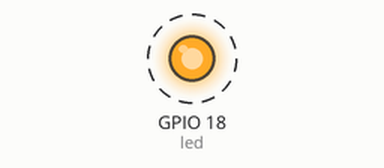
Bench run of a program on a simulated Raspberry Pi (BCM pin numbers). Shown: output pins drawn as LEDs (lit = HIGH). Dashed ring = blinking.

Above: at 0.12 s.
Timing chart, 0 to 3.0 s (numbered marks = the images above):
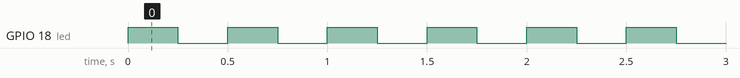

The program:

Task_5_1P_217330237.py
```python
import RPi.GPIO as GPIO
import time

# USE GPIO NUMBERS NOT PIN NUMBERS
GPIO.setmode(GPIO.BCM)

#PIN DEFINITION
led = 18

#GPIO SETUP
GPIO.setup(led, GPIO.OUT)
GPIO.output(led, GPIO.LOW)


#MAIN LOOP
try:

    while 1:
        GPIO.output(led, GPIO.HIGH)
        time.sleep(0.25)
        GPIO.output(led, GPIO.LOW)
        time.sleep(0.25)

except KeyboardInterrupt:
    GPIO.cleanup()
```

Measured:
- by itself, GPIO 18 (led): alternates HIGH for 0.25 s and LOW for 0.25 s
